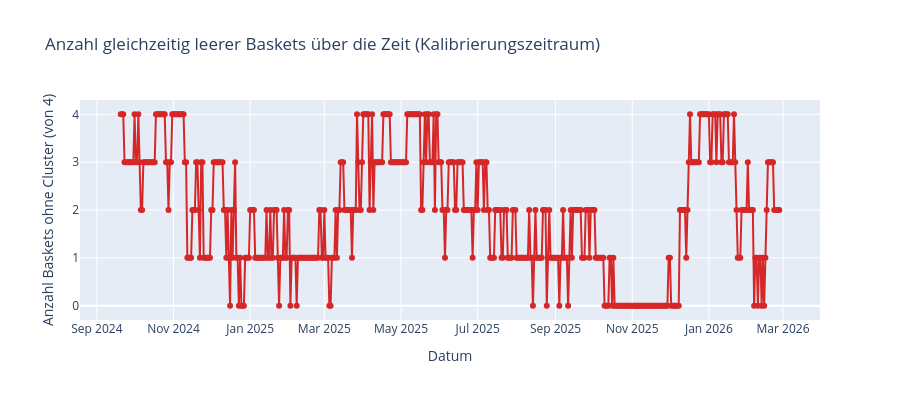

Notebook code cell kept with this figure:
### Code cell
# --- Verlauf über die Zeit: Anzahl leerer Baskets pro Tag (Plotly) ---
# Zeigt, ob "0 Cluster" über die Zeit gleichmässig verteilt ist oder in
# Phasen (z.B. marktweite Unkorreliertheit) gehäuft gleichzeitig auftritt.
fig = go.Figure()
fig.add_trace(go.Scatter(
    x=cluster_size_df.index, y=n_zero, mode="lines+markers",
    name="Anzahl Baskets ohne Cluster",
    line={"color": "#d62728"},
))
fig.update_layout(
    title="Anzahl gleichzeitig leerer Baskets über die Zeit (Kalibrierungszeitraum)",
    xaxis_title="Datum",
    yaxis_title=f"Anzahl Baskets ohne Cluster (von {len(basket_labels)})",
    yaxis={"range": [-0.3, len(basket_labels) + 0.3], "dtick": 1},
    height=400,
)
fig.show()

### Figure 1 — Plotly figure (JSON) as saved in the notebook; plotly's stock layout.template omitted (floating-point values rounded to 4 significant figures; data arrays with more than 128 entries replaced by an {"elided": "..."} marker saying what was removed)
{"data": [{"line": {"color": "#d62728"}, "mode": "lines+markers", "name": "Anzahl Baskets ohne Cluster", "type": "scatter", "x": {"elided": "525 str values"}, "y": {"elided": "525 int values"}}], "layout": {"height": 400, "title": {"text": "Anzahl gleichzeitig leerer Baskets über die Zeit (Kalibrierungszeitraum)"}, "xaxis": {"title": {"text": "Datum"}}, "yaxis": {"dtick": 1, "range": [-0.3, 4.3], "title": {"text": "Anzahl Baskets ohne Cluster (von 4)"}}}}
